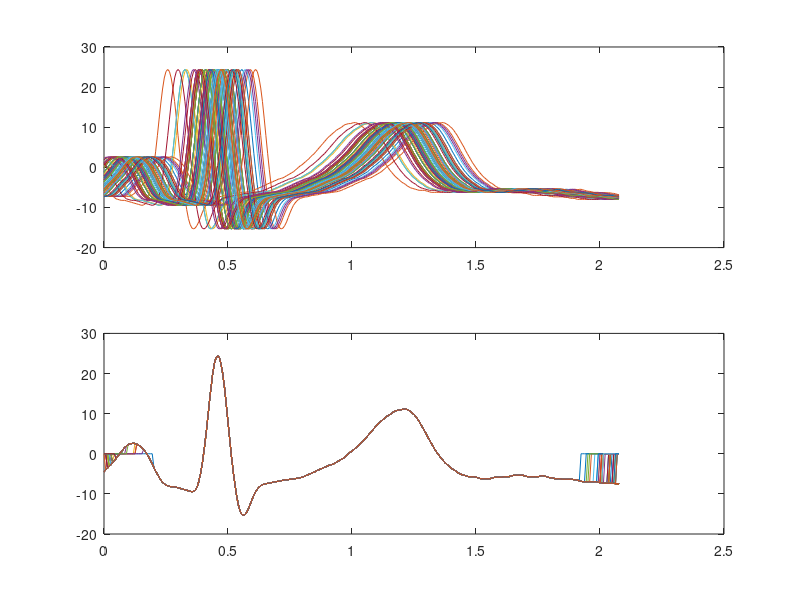

Write MATLAB code to recreate this figure.
clearvars; close all; clc;
load('Ensamble_QRS.mat')

%hold on
%for ii = 1:2
%   plot(ecgshift(:,ii))
%end
%figure
%c = xcorr(ecgshift(:,1),ecgshift(:,2));
%plot(c)
fs= 0.48; %latidos por segundo
ts = 1/fs;
ts = ts/length(ecgshift);
fs = 1/ts;
t = 0 : ts: length(ecgshift)*ts-ts;
x = ecgshift(1,:);
subplot(2,1,1)
for ii = 1:100
    plot(t,ecgshift(ii,:))
    hold on
end
%hacemos el corrimiento

for j=2:1:100
    y = ecgshift(j,:);
    [rxy, lags] = xcorr(x,y); %fcion de la correlacion cruzada
    [maxrxy, maxlag] = max(rxy);
    maxlagsegs = lags(maxlag)/fs;
    ycorrida = [];
    if(maxlag < length(y))
        desplazamiento = length(y)-maxlag;
        for i=1:length(y)
            if i+desplazamiento < length(y)
                ycorrida(i) = y(i+desplazamiento);
            else
                ycorrida(i) = 0;
            end
        end
    else
        desplazamiento = maxlag- length(y);
           for i=1:length(y)
            if i-desplazamiento > 0
                ycorrida(i) = y(i-desplazamiento);
            else
                ycorrida(i) = 0;
            end
        end
    end
    ecgshift(j,:) = ycorrida;
    subplot(2,1,2)
    plot(t,ycorrida,t,x)
    hold on
end
